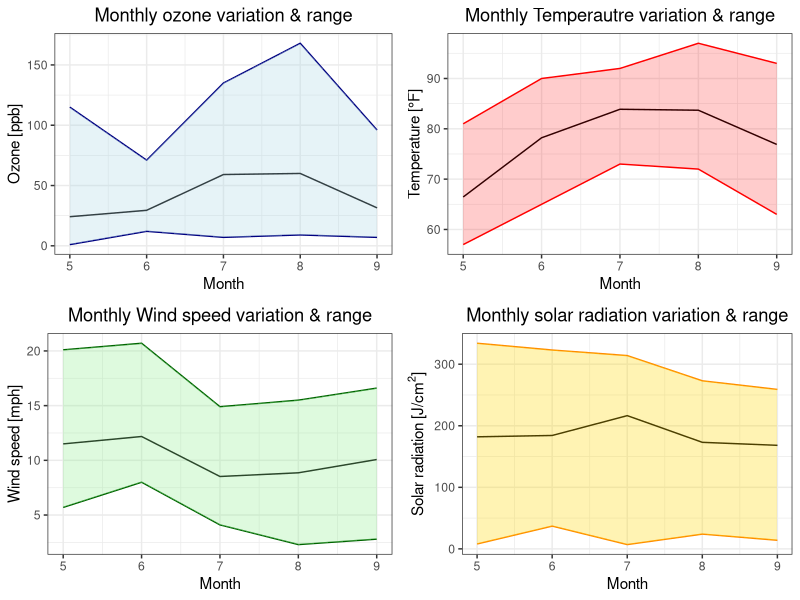
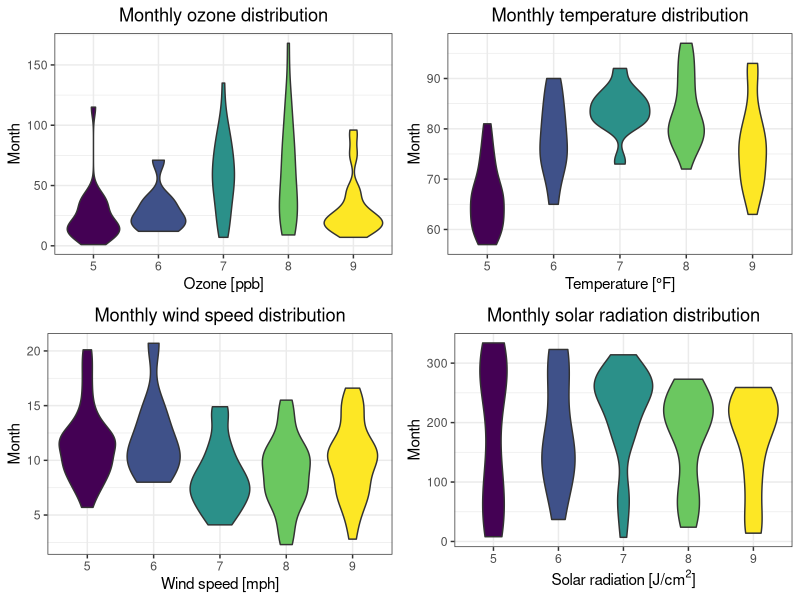
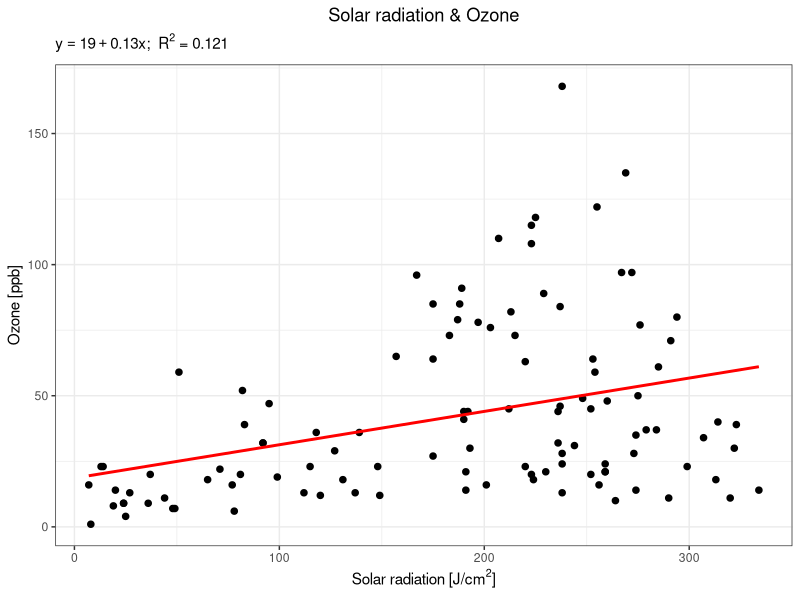
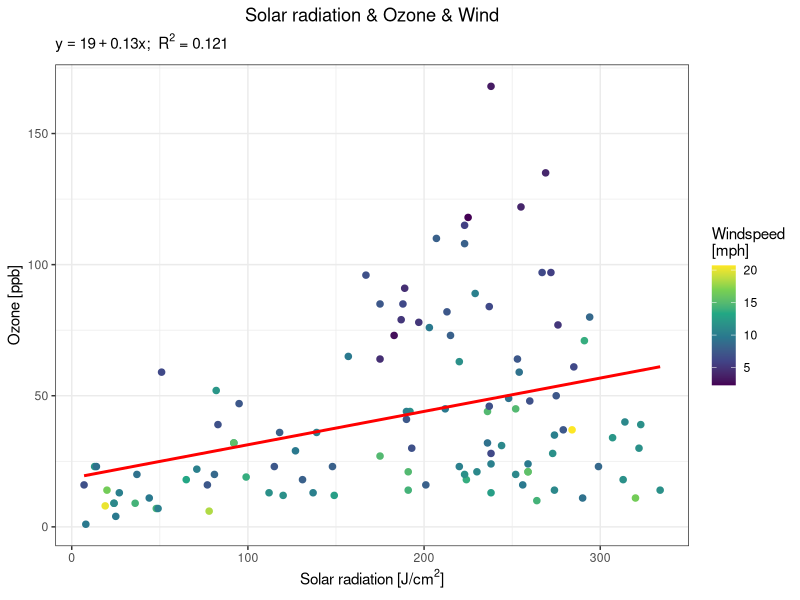

These charts were generated, in order, by the following R code:
## ---- chunk 1
library(tidyr)
library(ggplot2)
library(readr)
library(lubridate)
library(dplyr)
## ---- chunk 2
#Deleting each row with NA values and storing it into as separate variable 
oz <- airquality %>% drop_na()

#Aggregating over months
#Mean values
oz_mean <- oz %>% group_by(Month) %>% summarise(
  Ozone = mean(Ozone),
  Wind = mean(Wind),
  Solar.R = mean(Solar.R),
  Temp = mean(Temp)
)

#Minimum values
oz_min <- oz %>% group_by(Month) %>% summarise(
  Ozone = min(Ozone),
  Wind = min(Wind),
  Solar.R = min(Solar.R),
  Temp = min(Temp)
)

#Maximum values
oz_max <- oz %>% group_by(Month) %>% summarise(
  Ozone = max(Ozone),
  Wind = max(Wind),
  Solar.R = max(Solar.R),
  Temp = max(Temp)
)

#Variance
oz_var <- oz %>% group_by(Month) %>% summarise(
  Ozone = var(Ozone),
  Wind = var(Wind),
  Solar.R = var(Solar.R),
  Temp = var(Temp)
)

#Creating a table
#Combine mean, max and min tables into one table
oz_stats <- bind_cols(oz_min,oz_mean,oz_max,oz_var)

#Renaming column names appropriately
colnames(oz_stats) <- c("Month","Ozone_min","Wind_min","Solar_R_min","Temp_min",
                        "Month1","Ozone_mean","Wind_mean","Solar_R_mean","Temp_mean",
                        "Month2","Ozone_max","Wind_max","Solar_R_max","Temp_max",
                        "Month3","Ozone_var","Wind_var","Solar_R_var","Temp_var")

#Reduce table such that column month only appears once
oz_stats <- select(oz_stats,-contains(c("1","2","3")))

#Create table
knitr::kable(oz_stats)
## ---- chunk 3
#Expression solar radiation
sol_rad <- substitute("Solar radiation [J/"*cm^2*"]") 
    as.character(as.expression(sol_rad))
## ---- chunk 4
#Monthly mean, max and min ozone values
p1 <- ggplot(data = oz_mean,aes(x = Month,y = Ozone)) + geom_line() + #Average line
  geom_line(data = oz_min, aes(x = Month, y = Ozone),col = "navy") + #Minimum line
  geom_line(data = oz_max, aes(x = Month, y = Ozone),col = "navy") + #Maximum line
  geom_ribbon(aes(x = Month, ymin = oz_min$Ozone, ymax = oz_max$Ozone),fill = "lightblue",alpha = 0.3) + #Filling 
  labs(title = "Monthly ozone variation & range") + #Title
  labs(y = "Ozone [ppb]") + #y-axis label
  theme_bw() +
  theme(legend.position = "none") + #Hide legend
  theme(plot.title = element_text(hjust = 0.5)) #Center title

#Monthly mean, max and min temperature values
p2 <- ggplot(data = oz_mean,aes(x = Month,y = Temp)) + geom_line() + #Average line
  geom_line(data = oz_min, aes(x = Month, y = Temp),col = "red") + #Minimum line
  geom_line(data = oz_max, aes(x = Month, y = Temp),col = "red") + #Maximum line
  geom_ribbon(aes(x = Month, ymin = oz_min$Temp, ymax = oz_max$Temp),fill = "red",alpha = 0.2) + #Filling 
  labs(title = "Monthly Temperautre variation & range") + #Title
  labs(y = "Temperature [°F]") + #y-axis label
  theme_bw() +
  theme(legend.position = "none") + #Hide legend
  theme(plot.title = element_text(hjust = 0.5)) #Center title

#Monthly mean, max and min wind values
p3 <- ggplot(data = oz_mean,aes(x = Month,y = Wind)) + geom_line() + #Average line
  geom_line(data = oz_min, aes(x = Month, y = Wind),col = "darkgreen") + #Minimum line
  geom_line(data = oz_max, aes(x = Month, y = Wind),col = "darkgreen") + #Maximum line
  geom_ribbon(aes(x = Month, ymin = oz_min$Wind, ymax = oz_max$Wind),fill = "lightgreen",alpha = 0.3) + #Filling 
  labs(title = "Monthly Wind speed variation & range") + #Title
  labs(y = "Wind speed [mph]") + #y-axis label
  theme_bw() +
  theme(legend.position = "none") + #Hide legend
  theme(plot.title = element_text(hjust = 0.5)) #Center title

#Monthly mean, max and min solar radiation values
p4 <- ggplot(data = oz_mean,aes(x = Month,y = Solar.R)) + geom_line() + #Average line
  geom_line(data = oz_min, aes(x = Month, y = Solar.R),col = "darkorange") + #Minimum line
  geom_line(data = oz_max, aes(x = Month, y = Solar.R),col = "darkorange") + #Maximum line
  geom_ribbon(aes(x = Month, ymin = oz_min$Solar.R, ymax = oz_max$Solar.R),fill = "gold",alpha = 0.3) + #Filling 
  labs(title = "Monthly solar radiation variation & range") + #Title
  labs(y = sol_rad) + #y-axis label
  theme_bw() +
  theme(legend.position = "none") + #Hide legend
  theme(plot.title = element_text(hjust = 0.5)) #Center title

cowplot::plot_grid(p1,p2,p3,p4)
## ---- chunk 5
#Violin plot ozone
v1 <- ggplot(oz, aes(factor(Month), Ozone, fill = Month)) + 
  geom_violin() + #Generate violin plot
  scale_fill_viridis_c() + #Color palette
  theme_bw() +
  theme(legend.position = "none") + #Hide legend
  labs(x = "Ozone [ppb]") + #x-axis label
  labs(title = "Monthly ozone distribution") + #Title
  labs(y = "Month") + #y-axis label
  theme(plot.title = element_text(hjust = 0.5)) #Center title

#Violin plot temperature
v2 <- ggplot(oz, aes(factor(Month), Temp, fill = Month)) + 
  geom_violin() + #Generate violin plot
  scale_fill_viridis_c() + #Color palette
  theme_bw() +
  theme(legend.position = "none") + #Hide legend
  labs(x = "Temperature [°F]") + #x-axis label
  labs(title = "Monthly temperature distribution") + #Title
  labs(y = "Month") + #y-axis label
  theme(plot.title = element_text(hjust = 0.5)) #Center title

#Violin plot wind speed
v3 <- ggplot(oz, aes(factor(Month), Wind, fill = Month)) + 
  geom_violin() + #Generate violin plot
  scale_fill_viridis_c() + #Color palette
  theme_bw() +
  theme(legend.position = "none") + #Hide legend
  labs(x = "Wind speed [mph]") + #x-axis label
  labs(title = "Monthly wind speed distribution") + #Title
  labs(y = "Month") + #y-axis label
  theme(plot.title = element_text(hjust = 0.5)) #Center title

#Violin plot solar radiation
v4 <- ggplot(oz, aes(factor(Month), Solar.R, fill = Month)) + 
  geom_violin() + #Generate violin plot
  scale_fill_viridis_c() + #Color palette
  theme_bw() +
  theme(legend.position = "none") + #Hide legend
  labs(x = sol_rad) + #x-axis label
  labs(title = "Monthly solar radiation distribution") + #Title
  labs(y = "Month") + #y-axis label
  theme(plot.title = element_text(hjust = 0.5)) #Center title

cowplot::plot_grid(v1,v2,v3,v4)
## ---- chunk 6
#linear ozone-solar radiation model
lm_os <- lm(Ozone ~ Solar.R,oz)               #Creating linear model

#Expression Linear function & R^2 value
eq <- substitute(y == a + b*x*";"~~R^2~"="~r2,
                 list(a = format(unname(coef(lm_os)[1]), digits = 2),
                      b = format(unname(coef(lm_os)[2]), digits = 2),
                      r2 = format(summary(lm_os)$r.squared, digits = 3)))
as.character(as.expression(eq))
## ---- chunk 7
#Plot regression
ggplot(data = oz,aes(x = Solar.R, y = Ozone)) + geom_point(shape = 20, size = 3) +
  geom_smooth(method = "lm",col = "red",se = F) + #Regression line
  theme_bw() +
  labs(y = "Ozone [ppb]") + #x-axis label
  labs(subtitle = eq) + #Subtitle with R^2
  labs(x = sol_rad) + #y-axis label
  labs(title = "Solar radiation & Ozone") + #Title
  theme(plot.title = element_text(hjust = 0.5)) #Center title
## ---- chunk 8
#Plot regression & wind
ggplot(data = oz,aes(x = Solar.R, y = Ozone, colour = Wind)) +
  geom_point(shape = 20, size = 3) +
  geom_smooth(method = "lm",col = "red",se = F) + #Regression line
  scale_color_viridis_c() +
  theme_bw() +
  labs(y = "Ozone [ppb]") + #x-axis label
  labs(x = sol_rad) + #y-axis label
  labs(title = "Solar radiation & Ozone & Wind") + #Title
  labs(subtitle = eq) + #Subtitle with R^2
  labs(colour = "Windspeed\n[mph]") + #Note: \n creates a new row
  theme(plot.title = element_text(hjust = 0.5)) #Center title
